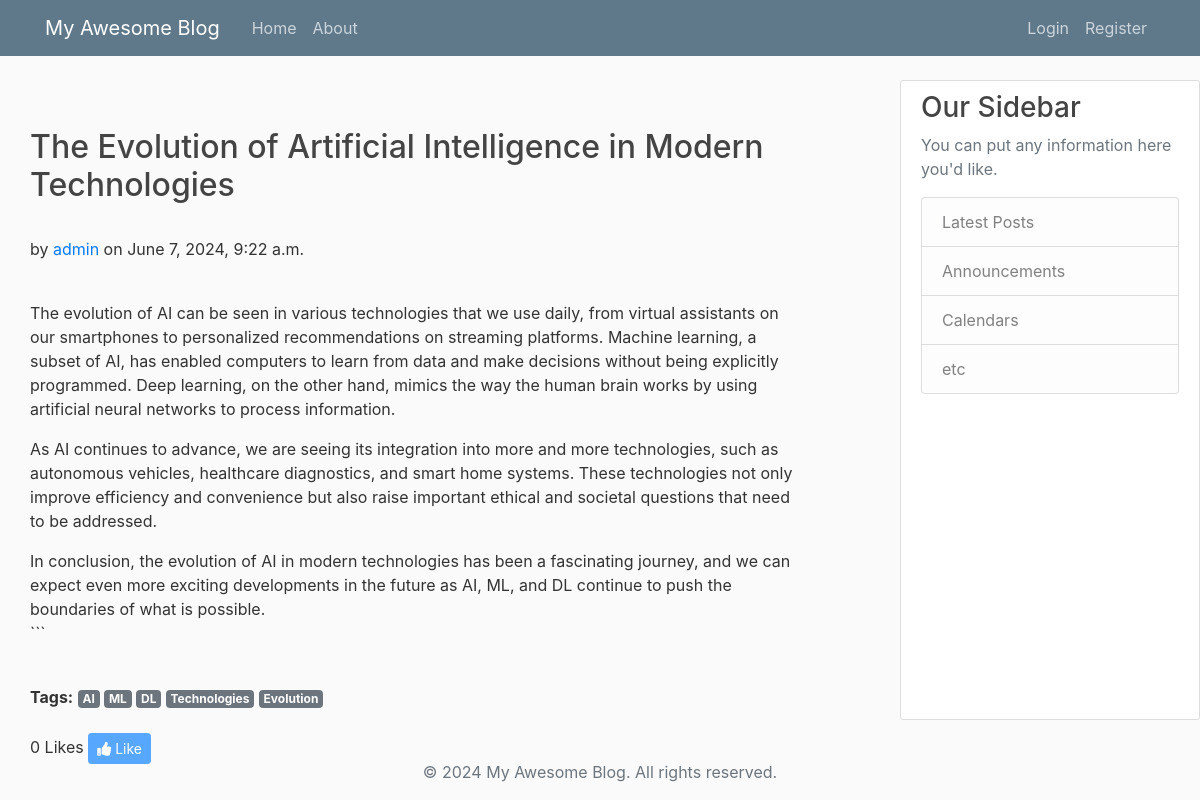
The page /post/33/ on the database its author committed.
### blog/models.py (models this page shows, shortened)
class Post(models.Model):
    title = models.CharField(max_length=100)
    tags = models.ManyToManyField(Tag, related_name='posts', blank=True)
    content = models.TextField()
    date_posted = models.DateTimeField(default=timezone.now)
    author = models.ForeignKey(User, on_delete=models.CASCADE)
    liked_by = models.ManyToManyField(User, related_name='liked_posts', blank=True)

class Tag(models.Model):
    name = models.CharField(max_length=30, unique=True)

### blog/views.py (the view)
# urls.py: path('post/<int:post_id>/', views.post_detail, name='post-detail'),
def post_detail(request, post_id):
    post = get_object_or_404(Post, id=post_id)
    post.author_display = (
        f"{post.author.first_name} {post.author.last_name}"
        if post.author.first_name and post.author.last_name
        else post.author.username
    )
    context = {'post': post}
    return render(request, 'blog/post_detail.html', context)

### blog/templates/blog/post_detail.html (shortened to what this page needs)
{% extends "blog/base.html" %}
{% block content %}
<div class="post-detail-container">
    <h2>{{ post.title }}</h2>
    <br>
    <p>by <a href="{% url 'user-posts' post.author.id %}">{{ post.author.get_full_name|default:post.author }}</a> on {{ post.date_posted }}</p>
    <br>
    <div class="post-content">
        {{ post.content|linebreaks }}
    </div>
    <br>
    <div class="post-tags">
        <strong>Tags:</strong>
        {% for tag in post.tags.all %}
            <a href="{% url 'tagged-posts' tag.name|urlencode %}" class="badge badge-secondary" style="color: white;">
                {{ tag.name }}
            </a>
        {% endfor %}
      </div>
    <br>
    <div class="post-actions">
        <div class="like-section" style="display: inline-block;">
            <span id="like-count-{{ post.id }}">{{ post.liked_by.count }} Likes</span>
            {% if user.is_authenticated %}
                <button class="btn btn-primary btn-sm like-button" data-post-id="{{ post.id }}">
                    <i class="fas fa-thumbs-up"></i>
                    {% if user in post.liked_by.all %}
                        Dislike
                    {% else %}
                        Like
                    {% endif %}
                </button>
            {% else %}
                <button class="btn btn-primary btn-sm" disabled>
                    <i class="fas fa-thumbs-up"></i> Like
                </button>
            {% endif %}
        </div>
    </div>
</div>
{% endblock content %}

### blog/static/blog/main.css (style rules this page uses)
body { background: #fafafa; color: #333333; margin-top: 5rem; overflow: hidden; }
h1, h2, h3, h4, h5, h6 { color: #444444; }
button { padding: 0.7em; color: #fff; background-color: #007BFF; border: none; border-radius: 3px; cursor: pointer; }
p { color: #333; margin-bottom: 1em; }

### rows shown on the page
Post: title "The Evolution of Artificial Intelligence in Modern Technologies", author.get_full_name "admin", date_posted "June 7, 2024, 9:22 a.m.", content "The evolution of AI can be seen in various technologies that we use daily, from virtual assistants on our smartphones to personalized recommendations on streaming platforms. Machine learning, a subset of AI, has enabled computers to learn from data and make decisions without being explicitly programmed. Deep learning, on the other hand, mimics the way the human brain works by using artificial neural networks to process information. As AI continues to advance, we are seeing its integration into more and more technologies, such as autonomous vehicles, healthcare diagnostics, and smart home systems. These technologies not only improve efficiency and convenience but also raise important ethical…", liked_by.count "0"
Tag: name "AI"
Tag: name "ML"
Tag: name "DL"
Tag: name "Technologies"
Tag: name "Evolution"
